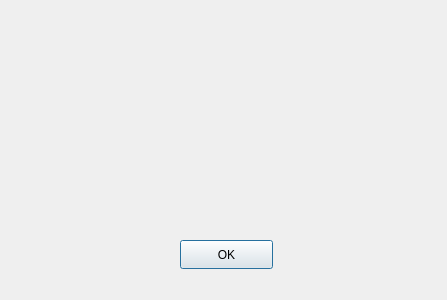
<?xml version="1.0" encoding="UTF-8"?>
<ui version="4.0">
 <class>GameOverDialog</class>
 <widget class="QDialog" name="GameOverDialog">
  <property name="geometry">
   <rect>
    <x>0</x>
    <y>0</y>
    <width>447</width>
    <height>300</height>
   </rect>
  </property>
  <property name="windowTitle">
   <string>Dialog</string>
  </property>
  <widget class="QPushButton" name="pushButton">
   <property name="geometry">
    <rect>
     <x>180</x>
     <y>240</y>
     <width>93</width>
     <height>29</height>
    </rect>
   </property>
   <property name="text">
    <string>OK</string>
   </property>
  </widget>
  <widget class="QLabel" name="label">
   <property name="geometry">
    <rect>
     <x>70</x>
     <y>70</y>
     <width>311</width>
     <height>111</height>
    </rect>
   </property>
   <property name="text">
    <string/>
   </property>
  </widget>
 </widget>
 <resources/>
 <connections/>
</ui>
